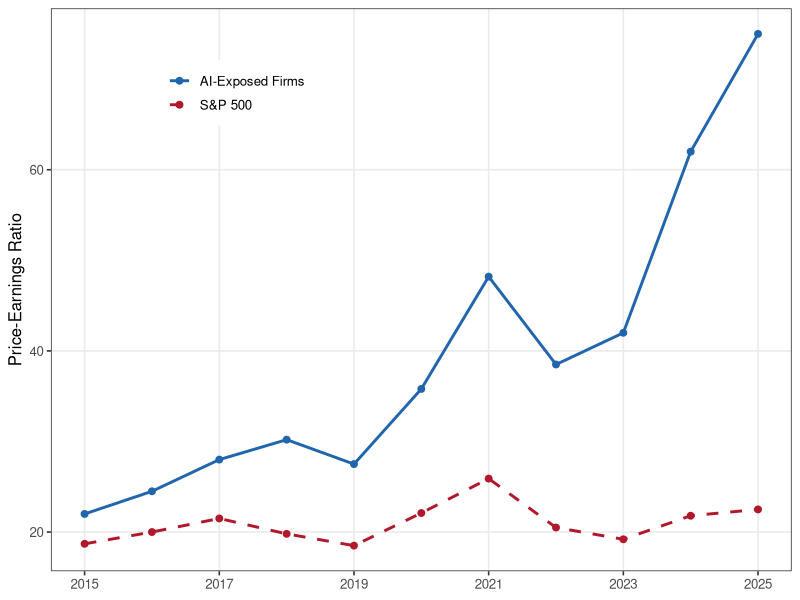

Source code (R):
# Generate all exhibits for paper/paper.tex
# Run: Rscript code/generate-exhibits.R
# Inputs: none (parameters defined inline)
# Outputs: paper/exhibits/table-pd-ratios.tex, paper/exhibits/fig-extension-panels.pdf,
#          paper/exhibits/fig-ai-valuations.pdf

library(ggplot2)
library(dplyr)
library(tidyr)
library(gridExtra)

outdir <- "paper/exhibits"
dir.create(outdir, showWarnings = FALSE, recursive = TRUE)

# =============================================================================
# Parameters
# =============================================================================
beta   <- 0.96   # discount factor
g      <- 0.02   # consumption growth rate
gamma  <- 4      # risk aversion
phi    <- 0.50   # displacement: household share multiplier upon negative singularity (phi*(1+eta)=0.75)
eta    <- 0.50   # aggregate consumption jump factor (50% increase)
theta  <- 0.15   # initial AI dividend share
dtheta <- 0.20   # AI share jump (fraction of non-AI remainder)
phi_large <- 0.05 # severe displacement for large singularity: phi_large*(1+9)=0.5

# =============================================================================
# Exhibit 1: Table of P/D ratios
# =============================================================================

# Dividend growth factors conditional on non-extinction singularity
# AI: share goes from theta to theta + dtheta*(1-theta), and agg consumption * (1+eta)
# So dividend growth = [theta + dtheta*(1-theta)] / theta * (1+eta)
share_ratio_ai  <- (theta + dtheta * (1 - theta)) / theta
share_ratio_non <- (1 - theta - dtheta * (1 - theta)) / (1 - theta)
gamma_ai  <- share_ratio_ai * (1 + eta)
gamma_non <- share_ratio_non * (1 + eta)

# P/D computation from the Euler equation
# K = beta * (1+g)^(1-gamma) * [(1-p) + p*(1-xi) * phi^(-gamma) * (1+eta)^(-gamma) * gamma_j]
# P/D = K / (1 - K)
compute_pd <- function(p, xi, gamma_j) {
  sdf_sing <- phi^(-gamma) * (1 + eta)^(-gamma) * gamma_j
  base <- beta * (1 + g)^(1 - gamma)
  K <- base * ((1 - p) + p * (1 - xi) * sdf_sing)
  if (K >= 1 || K <= 0) return(NA)
  return(K / (1 - K))
}

p_grid  <- c(0.001, 0.002, 0.005, 0.008, 0.01)
xi_grid <- c(0.00, 0.05, 0.10, 0.20)

results <- expand.grid(p = p_grid, xi = xi_grid) %>%
  rowwise() %>%
  mutate(
    pd_ai  = compute_pd(p, xi, gamma_ai),
    pd_non = compute_pd(p, xi, gamma_non),
    ratio  = pd_ai / pd_non
  ) %>%
  ungroup()

# Format table for LaTeX
format_num <- function(x) {
  ifelse(is.na(x), "---", sprintf("%.1f", x))
}

# Build LaTeX table
lines <- c(
  "\\begin{tabular}{cc ccc}",
  "\\toprule",
  " & & \\multicolumn{3}{c}{Price-Dividend Ratio} \\\\",
  "\\cmidrule(lr){3-5}",
  "$p$ & $\\xi$ & AI Stocks & Non-AI Stocks & Ratio \\\\",
  "\\midrule"
)

for (i in seq_len(nrow(results))) {
  r <- results[i, ]
  line <- sprintf("%.1f\\%% & %.0f\\%% & %s & %s & %s \\\\",
                  r$p * 100, r$xi * 100,
                  format_num(r$pd_ai), format_num(r$pd_non), format_num(r$ratio))
  lines <- c(lines, line)
  # Add midrule between p groups
  if (i < nrow(results) && results$p[i + 1] != results$p[i]) {
    lines <- c(lines, "\\midrule")
  }
}

lines <- c(lines,
  "\\bottomrule",
  "\\multicolumn{5}{p{0.85\\textwidth}}{\\footnotesize Parameters: $\\beta=0.96$, $g=0.02$, $\\gamma=4$, $\\phi=0.5$, $\\eta=0.5$, $\\theta=0.15$, $\\Delta\\theta=0.2$. $p$ is the annual singularity probability; $\\xi$ is the extinction probability conditional on singularity. The ratio column reports $\\text{P/D}^{AI} / \\text{P/D}^{N}$.} \\\\",
  "\\end{tabular}"
)

writeLines(lines, file.path(outdir, "table-pd-ratios.tex"))
cat("Wrote", file.path(outdir, "table-pd-ratios.tex"), "\n")

# =============================================================================
# Exhibit 2: Extension figure (two panels)
# =============================================================================

# Panel A: AI stock P/D vs tax rate
# Panel B: Household consumption growth in singularity vs tax rate

tau_grid <- seq(0, 0.70, by = 0.01)

alpha0 <- 0.70   # household's initial consumption share
delta0 <- 0.50   # deadweight cost parameter

# Household consumption growth in singularity state with transfers
# c_H_post / c_H_pre = phi_val*(1+eta) + tau*(1-delta0*tau)*(1-phi_val*alpha0)/alpha0 * (1+eta)
consumption_growth <- function(tau, eta_val, phi_val) {
  phi_val * (1 + eta_val) + tau * pmax(0, 1 - delta0 * tau) * (1 - phi_val * alpha0) / alpha0 * (1 + eta_val)
}

# P/D with transfers: effective phi changes
compute_pd_with_transfer <- function(p_val, xi_val, tau_val, eta_val, gamma_j, phi_val) {
  phi_eff <- phi_val + tau_val * pmax(0, 1 - delta0 * tau_val) * (1 - phi_val * alpha0) / alpha0
  sdf_sing <- phi_eff^(-gamma) * (1 + eta_val)^(-gamma) * gamma_j
  base <- beta * (1 + g)^(1 - gamma)
  K <- base * ((1 - p_val) + p_val * (1 - xi_val) * sdf_sing)
  if (K >= 1 || K <= 0) return(NA)
  return(K / (1 - K))
}

p_ext <- 0.005  # 0.5% singularity probability
xi_ext <- 0.05 # 5% extinction

# Baseline (eta=0.5, phi=0.5) and large singularity (eta=9, phi=0.05)
df_ext <- expand.grid(tau = tau_grid,
                      scenario = c("Baseline", "Large singularity"),
                      stringsAsFactors = FALSE) %>%
  rowwise() %>%
  mutate(
    eta_val = ifelse(grepl("Baseline", scenario), 0.5, 9.0),
    phi_val = ifelse(grepl("Baseline", scenario), phi, phi_large),
    gamma_j_val = share_ratio_ai * (1 + eta_val),
    pd_ai = compute_pd_with_transfer(p_ext, xi_ext, tau, eta_val, gamma_j_val, phi_val),
    cons_growth = consumption_growth(tau, eta_val, phi_val)
  ) %>%
  ungroup()

theme_paper <- theme_bw(base_size = 12) +
  theme(
    legend.position = "bottom",
    legend.title = element_blank(),
    panel.grid.minor = element_blank()
  )

scenario_labels <- c(
  "Baseline" = expression(Baseline ~ (list(eta == 0.5, phi == 0.5))),
  "Large singularity" = expression(Large ~ singularity ~ (list(eta == 9, phi == 0.05)))
)

panel_a <- ggplot(df_ext %>% filter(!is.na(pd_ai)),
                  aes(x = tau, y = pd_ai, color = scenario, linetype = scenario)) +
  geom_line(linewidth = 1) +
  labs(x = expression("Tax rate " * tau),
       y = "P/D Ratio (AI Stocks)",
       title = "(a) AI Stock Valuations") +
  scale_x_continuous(labels = scales::percent_format()) +
  scale_color_discrete(labels = scenario_labels) +
  scale_linetype_discrete(labels = scenario_labels) +
  theme_paper

panel_b <- ggplot(df_ext, aes(x = tau, y = cons_growth, color = scenario, linetype = scenario)) +
  geom_line(linewidth = 1) +
  geom_hline(yintercept = 1, linetype = "dashed", color = "gray20") +
  annotate("text", x = 0.55, y = 1.3, label = "No change", color = "gray20", size = 3) +
  labs(x = expression("Tax rate " * tau),
       y = "Household Consumption Growth\nin Singularity",
       title = "(b) Household Consumption") +
  scale_x_continuous(labels = scales::percent_format()) +
  scale_color_discrete(labels = scenario_labels) +
  scale_linetype_discrete(labels = scenario_labels) +
  theme_paper

fig <- arrangeGrob(panel_a, panel_b, ncol = 2)
ggsave(file.path(outdir, "fig-extension-panels.pdf"), fig, width = 10, height = 4.5)
cat("Wrote", file.path(outdir, "fig-extension-panels.pdf"), "\n")

# =============================================================================
# Exhibit 3: AI valuations vs market (illustrative empirical figure)
# =============================================================================

# Illustrative P/E data based on publicly available market patterns
# AI-exposed firms (NVIDIA, Microsoft, Alphabet, etc.) vs S&P 500
years <- 2015:2025
pe_market <- c(18.7, 20.0, 21.5, 19.8, 18.5, 22.1, 25.9, 20.5, 19.2, 21.8, 22.5)
pe_ai     <- c(22.0, 24.5, 28.0, 30.2, 27.5, 35.8, 48.2, 38.5, 42.0, 62.0, 75.0)

df_val <- data.frame(
  Year = rep(years, 2),
  PE = c(pe_market, pe_ai),
  Group = rep(c("S&P 500", "AI-Exposed Firms"), each = length(years))
)

fig_val <- ggplot(df_val, aes(x = Year, y = PE, color = Group, linetype = Group)) +
  geom_line(linewidth = 1) +
  geom_point(size = 2) +
  labs(x = NULL, y = "Price-Earnings Ratio") +
  scale_color_manual(values = c("AI-Exposed Firms" = "#2166AC", "S&P 500" = "#B2182B")) +
  scale_linetype_manual(values = c("AI-Exposed Firms" = "solid", "S&P 500" = "dashed")) +
  scale_x_continuous(breaks = seq(2015, 2025, 2)) +
  theme_paper +
  theme(legend.position = c(0.25, 0.85))

ggsave(file.path(outdir, "fig-ai-valuations.pdf"), fig_val, width = 6, height = 4)
cat("Wrote", file.path(outdir, "fig-ai-valuations.pdf"), "\n")

cat("All exhibits generated successfully.\n")
